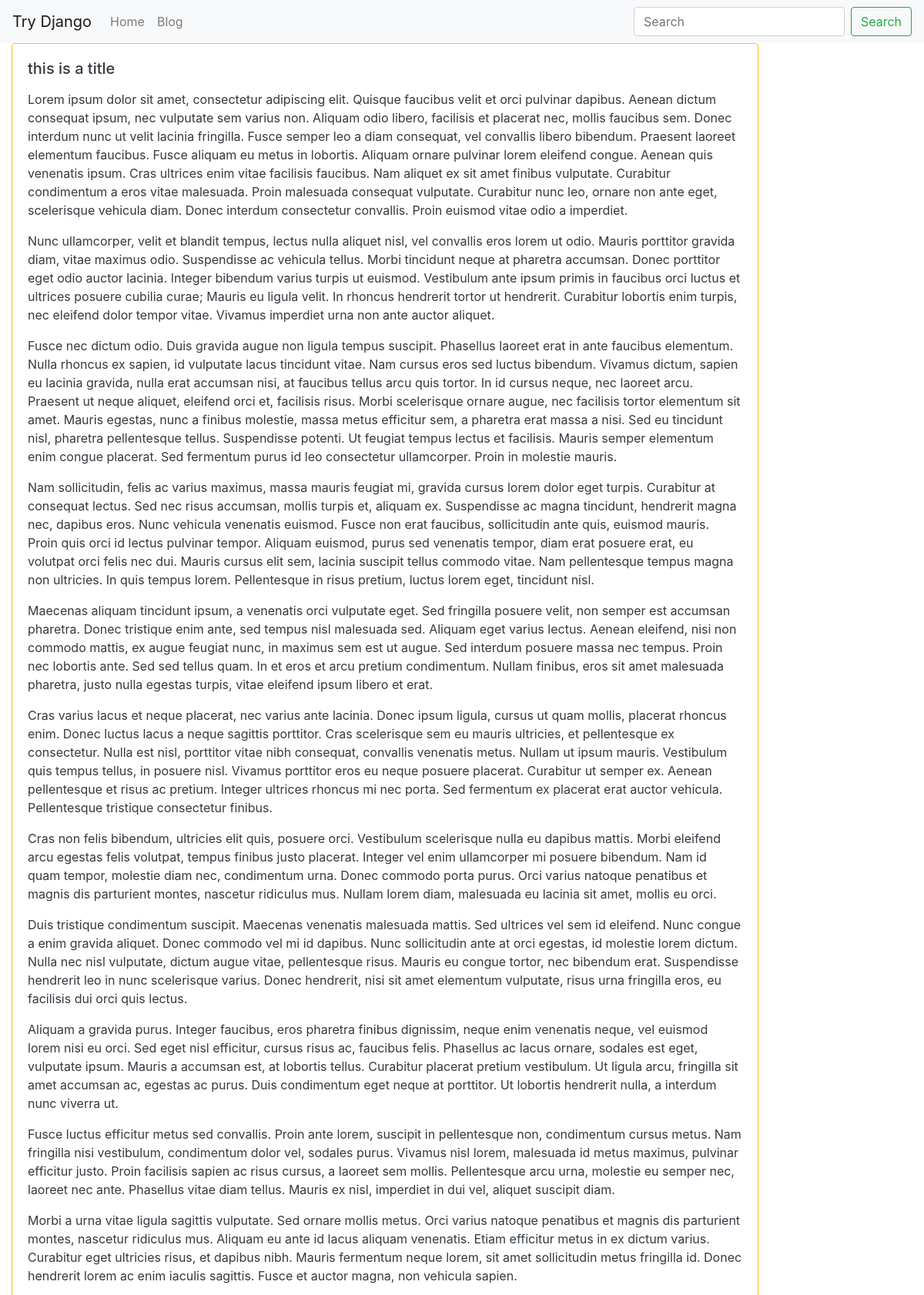
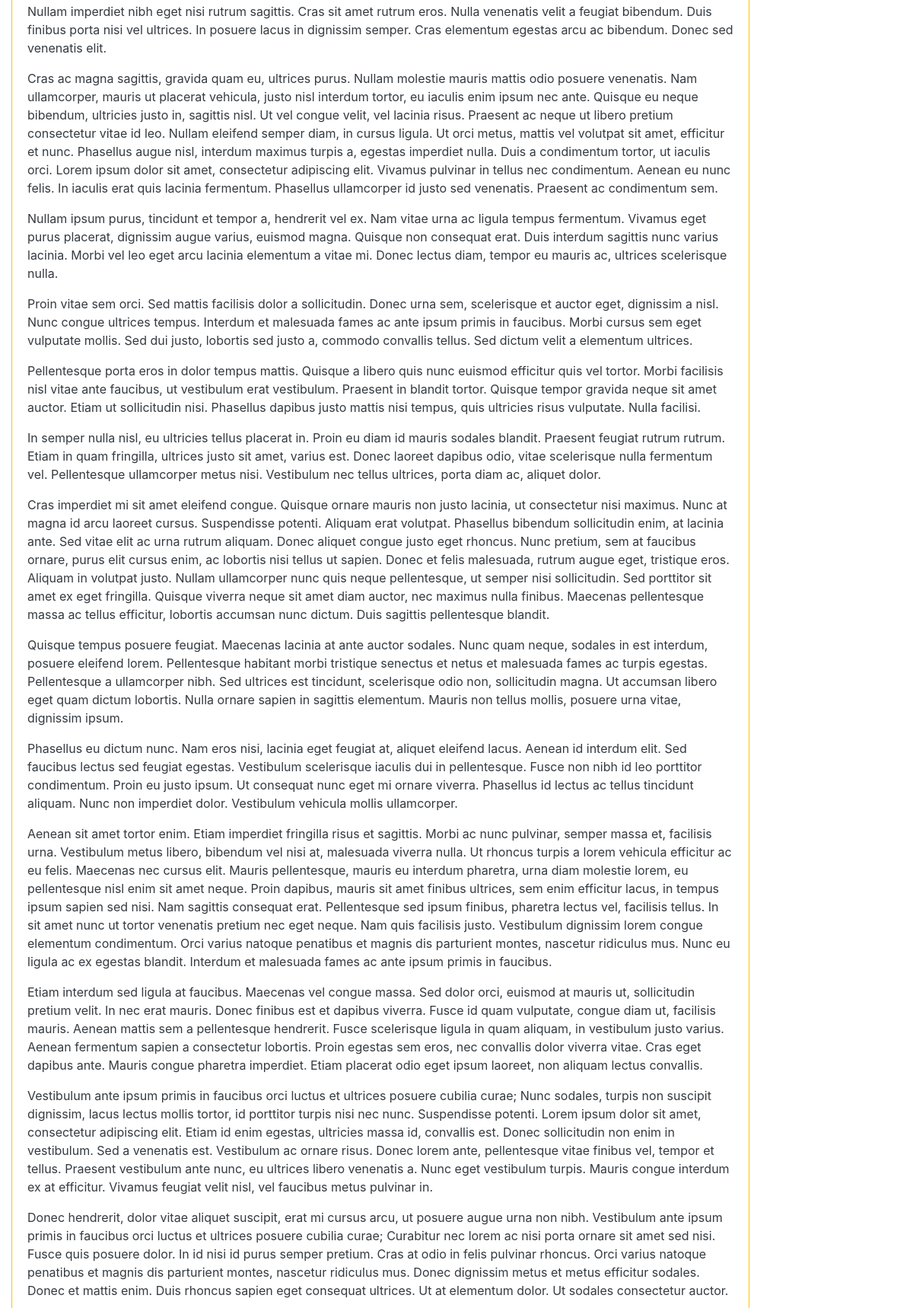
The page /blog/this-is-a-title/ (upper part) on the database its author committed (2 pictures, top to bottom).
### blog/models.py (models this page shows, shortened)
class BlogPost(models.Model):
    user = models.ForeignKey(User, default=1, null=True, on_delete=models.SET_NULL)
    image = models.ImageField(upload_to='image/', blank=True, null=True)
    title = models.CharField(max_length=120)
    content = models.TextField(null=True, blank=True)
    slug = models.SlugField(unique=True)
    publish_date = models.DateTimeField(auto_now=False, auto_now_add=False, null=True, blank=True)
    timestamp = models.DateTimeField(auto_now_add=True)
    updated = models.DateTimeField(auto_now=True)
    objects = BlogPostManager()
    class Meta:
        ordering = ['-publish_date', '-updated', '-timestamp']

### blog/views.py (the view)
# urls.py: path('<str:slug>/', blog_post_detail_view),
def blog_post_detail_view(request, slug):
    obj = get_object_or_404(BlogPost, slug=slug)
    template_name = 'blog/detail.html'
    context = {"object": obj}
    return render(request, template_name, context)

### blog/templates/blog/detail.html (shortened to what this page needs)
{% extends "base.html" %}
{% block content %}
<div class="row">
    {% include 'blog/list-inline.html' with blog_post=object detail=True %}
</div>
{% endblock %}

### blog/templates/blog/list-inline.html (shortened to what this page needs)
<div class="col-12 col-md-10 mb-3 auto-max">
    <div class="card {% if not blog_post.publish_date %} border border-warning text-dark {% endif %}">
        <div class="card-body">
            <h5 class="card-title">{{ blog_post.title }}</h5>
            {% if truncate %}
                <p class="card-text">{{ blog_post.content|linebreaks|truncatewords:30 }}</p>
            {% else %}
                <p class="card-text">{{ blog_post.content|linebreaks }}</p>
            {% endif %}
        </div>
    </div>
</div>

### rows shown on the page
BlogPost: title "this is a title", content "Lorem ipsum dolor sit amet, consectetur adipiscing elit. Quisque faucibus velit et orci pulvinar dapibus. Aenean dictum consequat ipsum, nec vulputate sem varius non. Aliquam odio libero, facilisis et placerat nec, mollis faucibus sem. Donec interdum nunc ut velit lacinia fringilla. Fusce semper leo a diam consequat, vel convallis libero bibendum. Praesent laoreet elementum faucibus. Fusce aliquam eu metus in lobortis. Aliquam ornare pulvinar lorem eleifend congue. Aenean quis venenatis ipsum. Cras ultrices enim vitae facilisis faucibus. Nam aliquet ex sit amet finibus vulputate. Curabitur condimentum a eros vitae malesuada. Proin malesuada consequat vulputate. Curabitur nunc leo, ornare…"
